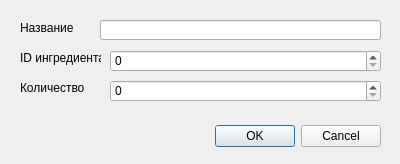
<?xml version="1.0" encoding="UTF-8"?>
<ui version="4.0">
 <class>Dialog</class>
 <widget class="QDialog" name="Dialog">
  <property name="geometry">
   <rect>
    <x>0</x>
    <y>0</y>
    <width>400</width>
    <height>164</height>
   </rect>
  </property>
  <property name="windowTitle">
   <string>Dialog</string>
  </property>
  <widget class="QDialogButtonBox" name="buttonBox">
   <property name="geometry">
    <rect>
     <x>10</x>
     <y>120</y>
     <width>371</width>
     <height>32</height>
    </rect>
   </property>
   <property name="orientation">
    <enum>Qt::Horizontal</enum>
   </property>
   <property name="standardButtons">
    <set>QDialogButtonBox::Cancel|QDialogButtonBox::Ok</set>
   </property>
  </widget>
  <widget class="QLabel" name="label">
   <property name="geometry">
    <rect>
     <x>20</x>
     <y>20</y>
     <width>61</width>
     <height>16</height>
    </rect>
   </property>
   <property name="text">
    <string>Название</string>
   </property>
  </widget>
  <widget class="QLabel" name="label_2">
   <property name="geometry">
    <rect>
     <x>20</x>
     <y>50</y>
     <width>81</width>
     <height>16</height>
    </rect>
   </property>
   <property name="text">
    <string>ID ингредиента</string>
   </property>
  </widget>
  <widget class="QLineEdit" name="name">
   <property name="geometry">
    <rect>
     <x>100</x>
     <y>20</y>
     <width>281</width>
     <height>20</height>
    </rect>
   </property>
  </widget>
  <widget class="QSpinBox" name="id_inp">
   <property name="geometry">
    <rect>
     <x>110</x>
     <y>50</y>
     <width>271</width>
     <height>22</height>
    </rect>
   </property>
  </widget>
  <widget class="QLabel" name="label_3">
   <property name="geometry">
    <rect>
     <x>20</x>
     <y>80</y>
     <width>81</width>
     <height>16</height>
    </rect>
   </property>
   <property name="text">
    <string>Количество</string>
   </property>
  </widget>
  <widget class="QSpinBox" name="count_inp">
   <property name="geometry">
    <rect>
     <x>110</x>
     <y>80</y>
     <width>271</width>
     <height>22</height>
    </rect>
   </property>
  </widget>
 </widget>
 <resources/>
 <connections>
  <connection>
   <sender>buttonBox</sender>
   <signal>accepted()</signal>
   <receiver>Dialog</receiver>
   <slot>accept()</slot>
   <hints>
    <hint type="sourcelabel">
     <x>248</x>
     <y>254</y>
    </hint>
    <hint type="destinationlabel">
     <x>157</x>
     <y>274</y>
    </hint>
   </hints>
  </connection>
  <connection>
   <sender>buttonBox</sender>
   <signal>rejected()</signal>
   <receiver>Dialog</receiver>
   <slot>reject()</slot>
   <hints>
    <hint type="sourcelabel">
     <x>316</x>
     <y>260</y>
    </hint>
    <hint type="destinationlabel">
     <x>286</x>
     <y>274</y>
    </hint>
   </hints>
  </connection>
 </connections>
</ui>
